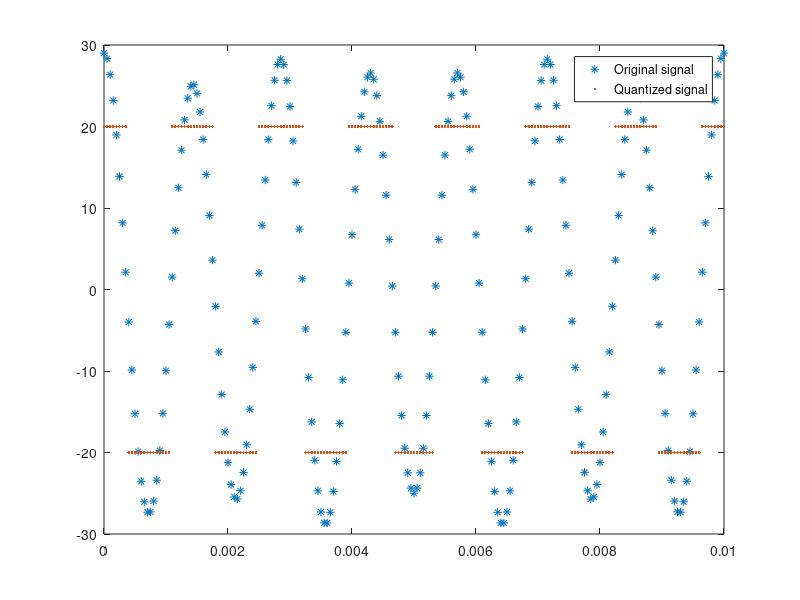

This figure's MATLAB source:
clc;
clear all; 
close all; 
fs=20000;
t=0:1/fs:0.01;
x1 = 2*cos(2*pi*(4*100)*t);
x2 = 27*cos(2*pi*(7*100)*t);
x3=x1+x2;
f=6;
partition = [-65.5, -35, 0, 35, 65.5];
codebook =[-85, -50, -20, 20, 50, 85 ] ;
[index,quants] = quantiz(x3,partition,codebook);
plot(t,x3,'*',t,quants,'.')
legend('Original signal','Quantized signal')